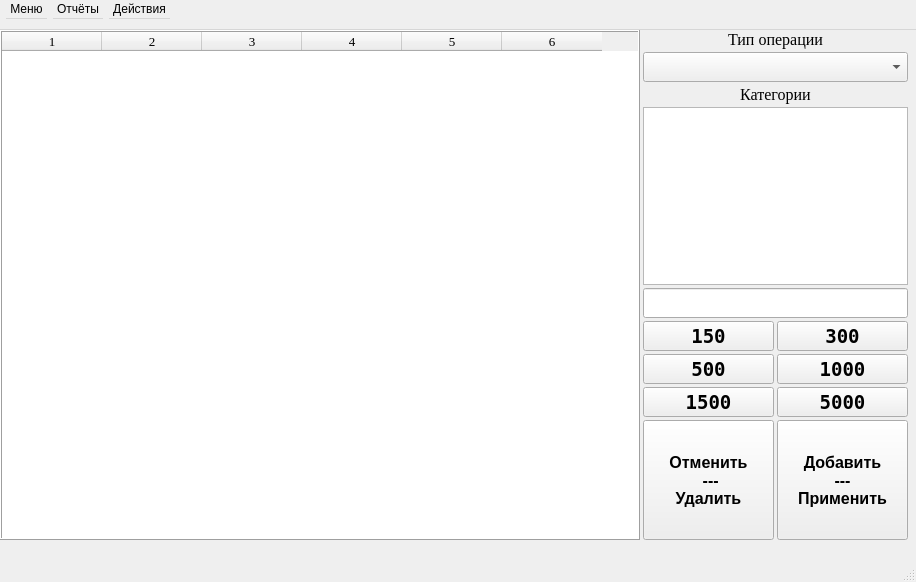
<?xml version="1.0" encoding="UTF-8"?>
<ui version="4.0">
 <class>MainForm</class>
 <widget class="QMainWindow" name="MainForm">
  <property name="windowModality">
   <enum>Qt::NonModal</enum>
  </property>
  <property name="enabled">
   <bool>true</bool>
  </property>
  <property name="geometry">
   <rect>
    <x>0</x>
    <y>0</y>
    <width>916</width>
    <height>582</height>
   </rect>
  </property>
  <property name="sizePolicy">
   <sizepolicy hsizetype="Expanding" vsizetype="Expanding">
    <horstretch>0</horstretch>
    <verstretch>0</verstretch>
   </sizepolicy>
  </property>
  <property name="minimumSize">
   <size>
    <width>910</width>
    <height>570</height>
   </size>
  </property>
  <property name="maximumSize">
   <size>
    <width>9999999</width>
    <height>9999999</height>
   </size>
  </property>
  <property name="focusPolicy">
   <enum>Qt::TabFocus</enum>
  </property>
  <property name="windowTitle">
   <string>Учёт расходов и доходов</string>
  </property>
  <property name="toolButtonStyle">
   <enum>Qt::ToolButtonTextOnly</enum>
  </property>
  <property name="tabShape">
   <enum>QTabWidget::Rounded</enum>
  </property>
  <widget class="QWidget" name="centralwidget">
   <property name="minimumSize">
    <size>
     <width>910</width>
     <height>530</height>
    </size>
   </property>
   <widget class="QWidget" name="horizontalLayoutWidget">
    <property name="geometry">
     <rect>
      <x>0</x>
      <y>0</y>
      <width>908</width>
      <height>510</height>
     </rect>
    </property>
    <layout class="QHBoxLayout" name="main_hLayout">
     <property name="spacing">
      <number>3</number>
     </property>
     <item>
      <widget class="QTableWidget" name="backlog_tableWidget">
       <property name="minimumSize">
        <size>
         <width>640</width>
         <height>480</height>
        </size>
       </property>
       <property name="font">
        <font>
         <family>Times New Roman</family>
         <pointsize>10</pointsize>
        </font>
       </property>
       <property name="cursor" stdset="0">
        <cursorShape>PointingHandCursor</cursorShape>
       </property>
       <property name="contextMenuPolicy">
        <enum>Qt::ActionsContextMenu</enum>
       </property>
       <property name="frameShape">
        <enum>QFrame::Box</enum>
       </property>
       <property name="frameShadow">
        <enum>QFrame::Raised</enum>
       </property>
       <property name="editTriggers">
        <set>QAbstractItemView::DoubleClicked|QAbstractItemView::EditKeyPressed</set>
       </property>
       <property name="showDropIndicator" stdset="0">
        <bool>false</bool>
       </property>
       <property name="dragDropOverwriteMode">
        <bool>false</bool>
       </property>
       <property name="selectionMode">
        <enum>QAbstractItemView::ExtendedSelection</enum>
       </property>
       <property name="selectionBehavior">
        <enum>QAbstractItemView::SelectItems</enum>
       </property>
       <property name="textElideMode">
        <enum>Qt::ElideRight</enum>
       </property>
       <property name="gridStyle">
        <enum>Qt::DashLine</enum>
       </property>
       <property name="sortingEnabled">
        <bool>true</bool>
       </property>
       <property name="columnCount">
        <number>6</number>
       </property>
       <column/>
       <column/>
       <column/>
       <column/>
       <column/>
       <column/>
      </widget>
     </item>
     <item>
      <layout class="QVBoxLayout" name="interface_vLayout">
       <property name="spacing">
        <number>3</number>
       </property>
       <item>
        <layout class="QVBoxLayout" name="categories_vLayout">
         <property name="spacing">
          <number>3</number>
         </property>
         <item>
          <widget class="QLabel" name="optype_hint_label">
           <property name="font">
            <font>
             <family>Times New Roman</family>
             <pointsize>12</pointsize>
            </font>
           </property>
           <property name="text">
            <string>Тип операции</string>
           </property>
           <property name="alignment">
            <set>Qt::AlignCenter</set>
           </property>
          </widget>
         </item>
         <item>
          <widget class="QComboBox" name="opSelection_cmbBox">
           <property name="minimumSize">
            <size>
             <width>180</width>
             <height>30</height>
            </size>
           </property>
           <property name="font">
            <font>
             <family>Tahoma</family>
             <pointsize>12</pointsize>
             <bold>true</bold>
            </font>
           </property>
           <property name="toolTip">
            <string>Выберите операцию</string>
           </property>
          </widget>
         </item>
         <item>
          <widget class="QLabel" name="cat_hint_label">
           <property name="font">
            <font>
             <family>Times New Roman</family>
             <pointsize>12</pointsize>
            </font>
           </property>
           <property name="text">
            <string>Категории</string>
           </property>
           <property name="alignment">
            <set>Qt::AlignCenter</set>
           </property>
          </widget>
         </item>
         <item>
          <widget class="QListWidget" name="catSelection_list">
           <property name="minimumSize">
            <size>
             <width>180</width>
             <height>120</height>
            </size>
           </property>
           <property name="font">
            <font>
             <family>Tahoma</family>
             <pointsize>12</pointsize>
             <bold>true</bold>
            </font>
           </property>
           <property name="toolTip">
            <string>Выберите категории</string>
           </property>
          </widget>
         </item>
        </layout>
       </item>
       <item>
        <layout class="QVBoxLayout" name="amount_vLayout">
         <property name="spacing">
          <number>3</number>
         </property>
         <item>
          <widget class="QLineEdit" name="amount_lineEd">
           <property name="minimumSize">
            <size>
             <width>180</width>
             <height>30</height>
            </size>
           </property>
           <property name="font">
            <font>
             <family>Tahoma</family>
             <pointsize>12</pointsize>
             <bold>true</bold>
            </font>
           </property>
           <property name="toolTip">
            <string>Введите сумму</string>
           </property>
           <property name="inputMethodHints">
            <set>Qt::ImhDigitsOnly|Qt::ImhPreferNumbers</set>
           </property>
           <property name="inputMask">
            <string/>
           </property>
           <property name="maxLength">
            <number>16</number>
           </property>
           <property name="frame">
            <bool>true</bool>
           </property>
           <property name="clearButtonEnabled">
            <bool>false</bool>
           </property>
          </widget>
         </item>
         <item>
          <layout class="QGridLayout" name="predefinedAmt_gLayout" rowstretch="0,0,0,0,0">
           <property name="spacing">
            <number>3</number>
           </property>
           <item row="0" column="0">
            <widget class="QPushButton" name="defVal1_btn">
             <property name="minimumSize">
              <size>
               <width>30</width>
               <height>30</height>
              </size>
             </property>
             <property name="font">
              <font>
               <family>Terminal</family>
               <pointsize>14</pointsize>
               <bold>true</bold>
              </font>
             </property>
             <property name="toolTip">
              <string>Преднастроенная сумма</string>
             </property>
             <property name="text">
              <string>150</string>
             </property>
            </widget>
           </item>
           <item row="0" column="1">
            <widget class="QPushButton" name="defVal2_btn">
             <property name="minimumSize">
              <size>
               <width>30</width>
               <height>30</height>
              </size>
             </property>
             <property name="font">
              <font>
               <family>Terminal</family>
               <pointsize>14</pointsize>
               <bold>true</bold>
              </font>
             </property>
             <property name="toolTip">
              <string>Преднастроенная сумма</string>
             </property>
             <property name="text">
              <string>300</string>
             </property>
            </widget>
           </item>
           <item row="4" column="1">
            <widget class="QPushButton" name="defVal6_btn">
             <property name="minimumSize">
              <size>
               <width>30</width>
               <height>30</height>
              </size>
             </property>
             <property name="font">
              <font>
               <family>Terminal</family>
               <pointsize>14</pointsize>
               <bold>true</bold>
              </font>
             </property>
             <property name="toolTip">
              <string>Преднастроенная сумма</string>
             </property>
             <property name="text">
              <string>5000</string>
             </property>
            </widget>
           </item>
           <item row="2" column="0">
            <widget class="QPushButton" name="defVal3_btn">
             <property name="minimumSize">
              <size>
               <width>30</width>
               <height>30</height>
              </size>
             </property>
             <property name="font">
              <font>
               <family>Terminal</family>
               <pointsize>14</pointsize>
               <bold>true</bold>
              </font>
             </property>
             <property name="toolTip">
              <string>Преднастроенная сумма</string>
             </property>
             <property name="text">
              <string>500</string>
             </property>
            </widget>
           </item>
           <item row="2" column="1">
            <widget class="QPushButton" name="defVal4_btn">
             <property name="minimumSize">
              <size>
               <width>30</width>
               <height>30</height>
              </size>
             </property>
             <property name="font">
              <font>
               <family>Terminal</family>
               <pointsize>14</pointsize>
               <bold>true</bold>
              </font>
             </property>
             <property name="toolTip">
              <string>Преднастроенная сумма</string>
             </property>
             <property name="text">
              <string>1000</string>
             </property>
            </widget>
           </item>
           <item row="4" column="0">
            <widget class="QPushButton" name="defVal5_btn">
             <property name="minimumSize">
              <size>
               <width>30</width>
               <height>30</height>
              </size>
             </property>
             <property name="font">
              <font>
               <family>Terminal</family>
               <pointsize>14</pointsize>
               <bold>true</bold>
              </font>
             </property>
             <property name="toolTip">
              <string>Преднастроенная сумма</string>
             </property>
             <property name="text">
              <string>1500</string>
             </property>
            </widget>
           </item>
          </layout>
         </item>
        </layout>
       </item>
       <item>
        <layout class="QHBoxLayout" name="action_hLayout">
         <property name="spacing">
          <number>3</number>
         </property>
         <item>
          <widget class="QPushButton" name="clear_btn">
           <property name="minimumSize">
            <size>
             <width>60</width>
             <height>120</height>
            </size>
           </property>
           <property name="font">
            <font>
             <family>Tahoma</family>
             <pointsize>12</pointsize>
             <bold>true</bold>
            </font>
           </property>
           <property name="text">
            <string>Отменить
 --- 
Удалить</string>
           </property>
          </widget>
         </item>
         <item>
          <widget class="QPushButton" name="addRec_btn">
           <property name="minimumSize">
            <size>
             <width>120</width>
             <height>120</height>
            </size>
           </property>
           <property name="font">
            <font>
             <family>Tahoma</family>
             <pointsize>12</pointsize>
             <bold>true</bold>
            </font>
           </property>
           <property name="text">
            <string>Добавить
---
Применить</string>
           </property>
          </widget>
         </item>
        </layout>
       </item>
      </layout>
     </item>
    </layout>
   </widget>
  </widget>
  <widget class="QMenuBar" name="main_menu_bar">
   <property name="geometry">
    <rect>
     <x>0</x>
     <y>0</y>
     <width>916</width>
     <height>30</height>
    </rect>
   </property>
   <property name="sizePolicy">
    <sizepolicy hsizetype="Preferred" vsizetype="Preferred">
     <horstretch>0</horstretch>
     <verstretch>0</verstretch>
    </sizepolicy>
   </property>
   <property name="minimumSize">
    <size>
     <width>600</width>
     <height>30</height>
    </size>
   </property>
   <property name="maximumSize">
    <size>
     <width>16777215</width>
     <height>30</height>
    </size>
   </property>
   <widget class="QMenu" name="main_menu_tables_btn">
    <property name="geometry">
     <rect>
      <x>269</x>
      <y>127</y>
      <width>240</width>
      <height>94</height>
     </rect>
    </property>
    <property name="sizePolicy">
     <sizepolicy hsizetype="Preferred" vsizetype="Preferred">
      <horstretch>0</horstretch>
      <verstretch>0</verstretch>
     </sizepolicy>
    </property>
    <property name="minimumSize">
     <size>
      <width>240</width>
      <height>35</height>
     </size>
    </property>
    <property name="maximumSize">
     <size>
      <width>240</width>
      <height>100</height>
     </size>
    </property>
    <property name="font">
     <font>
      <family>Times New Roman</family>
      <pointsize>10</pointsize>
      <kerning>false</kerning>
     </font>
    </property>
    <property name="title">
     <string>Меню</string>
    </property>
    <addaction name="menu_edit_sups_btn"/>
    <addaction name="menu_call_info_btn"/>
   </widget>
   <widget class="QMenu" name="main_menu_reports_btn">
    <property name="minimumSize">
     <size>
      <width>0</width>
      <height>35</height>
     </size>
    </property>
    <property name="font">
     <font>
      <family>Times New Roman</family>
      <pointsize>10</pointsize>
     </font>
    </property>
    <property name="title">
     <string>Отчёты</string>
    </property>
    <addaction name="menu_report_today_btn"/>
    <addaction name="menu_report_last_week_btn"/>
    <addaction name="menu_report_last_month_btn"/>
    <addaction name="menu_report_all_time_btn"/>
   </widget>
   <widget class="QMenu" name="menu_actions">
    <property name="minimumSize">
     <size>
      <width>0</width>
      <height>35</height>
     </size>
    </property>
    <property name="maximumSize">
     <size>
      <width>16777215</width>
      <height>16777215</height>
     </size>
    </property>
    <property name="font">
     <font>
      <family>Times New Roman</family>
      <pointsize>10</pointsize>
     </font>
    </property>
    <property name="title">
     <string>Действия</string>
    </property>
    <addaction name="menu_export_btn"/>
    <addaction name="menu_settings_btn"/>
   </widget>
   <addaction name="main_menu_tables_btn"/>
   <addaction name="main_menu_reports_btn"/>
   <addaction name="menu_actions"/>
  </widget>
  <widget class="QStatusBar" name="app_status_bar">
   <property name="sizePolicy">
    <sizepolicy hsizetype="Preferred" vsizetype="Preferred">
     <horstretch>0</horstretch>
     <verstretch>0</verstretch>
    </sizepolicy>
   </property>
   <property name="minimumSize">
    <size>
     <width>600</width>
     <height>20</height>
    </size>
   </property>
   <property name="maximumSize">
    <size>
     <width>16777215</width>
     <height>20</height>
    </size>
   </property>
   <property name="font">
    <font>
     <family>Times New Roman</family>
     <pointsize>10</pointsize>
     <kerning>false</kerning>
    </font>
   </property>
  </widget>
  <action name="menu_edit_sups_btn">
   <property name="text">
    <string>Изменить служебные</string>
   </property>
  </action>
  <action name="menu_edit_ops_btn">
   <property name="text">
    <string>Изменить операции</string>
   </property>
   <property name="iconText">
    <string>Отчёты...</string>
   </property>
   <property name="toolTip">
    <string>Отчёты...</string>
   </property>
  </action>
  <action name="menu_call_info_btn">
   <property name="text">
    <string>Справка</string>
   </property>
  </action>
  <action name="menu_report_today_btn">
   <property name="text">
    <string>За сегодня</string>
   </property>
  </action>
  <action name="menu_report_last_week_btn">
   <property name="text">
    <string>За неделю</string>
   </property>
  </action>
  <action name="menu_report_last_month_btn">
   <property name="text">
    <string>За месяц</string>
   </property>
  </action>
  <action name="menu_report_all_time_btn">
   <property name="text">
    <string>За всё время</string>
   </property>
  </action>
  <action name="menu_edit_rec_btn">
   <property name="text">
    <string>Редактор записей</string>
   </property>
  </action>
  <action name="menu_export_btn">
   <property name="text">
    <string>Импорт данных</string>
   </property>
  </action>
  <action name="menu_settings_btn">
   <property name="text">
    <string>Настройки</string>
   </property>
  </action>
 </widget>
 <resources/>
 <connections/>
</ui>
